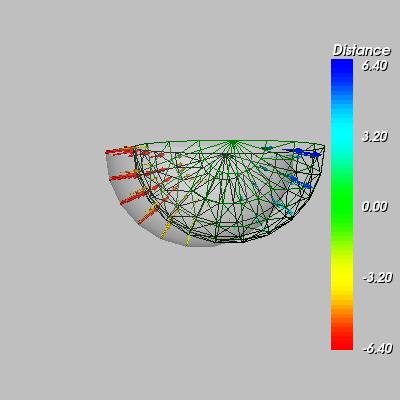

Reproduce this figure in Python.
#!/usr/bin/env python

# Demonstrate vtkDistancePolyDataFilter with signed distance, negated
# distance, and direction computation on two half-spheres, rendering
# displacement arrows via vtkGlyph3DMapper.

# Factory overrides
import vtkmodules.vtkInteractionStyle  # noqa: F401
import vtkmodules.vtkRenderingOpenGL2  # noqa: F401

from vtkmodules.vtkFiltersGeneral import vtkDistancePolyDataFilter
from vtkmodules.vtkFiltersSources import (
    vtkArrowSource,
    vtkSphereSource,
)
from vtkmodules.vtkRenderingAnnotation import vtkScalarBarActor
from vtkmodules.vtkRenderingCore import (
    vtkActor,
    vtkGlyph3DMapper,
    vtkPolyDataMapper,
    vtkRenderWindow,
    vtkRenderWindowInteractor,
    vtkRenderer,
)

# Create two half-spheres
sphere_0 = vtkSphereSource()
sphere_0.SetRadius(20.0)
sphere_0.SetStartTheta(180.0)
sphere_0.SetPhiResolution(11)
sphere_0.SetThetaResolution(11)
sphere_0.SetCenter(0.0, 0.0, 0.0)
sphere_0.Update()

sphere_1 = vtkSphereSource()
sphere_1.SetRadius(20.0)
sphere_1.SetStartTheta(180.0)
sphere_1.SetPhiResolution(11)
sphere_1.SetThetaResolution(11)
sphere_1.SetCenter(6.0, 1.0, 2.0)
sphere_1.Update()

# Compute displacement with signed distance and direction
displacement_filter = vtkDistancePolyDataFilter()
displacement_filter.SetInputConnection(0, sphere_0.GetOutputPort())
displacement_filter.SetInputConnection(1, sphere_1.GetOutputPort())
displacement_filter.SignedDistanceOn()
displacement_filter.NegateDistanceOn()
displacement_filter.ComputeDirectionOn()
displacement_filter.Update()

# Get scalar range for symmetric coloring
scalar_range = displacement_filter.GetOutput().GetPointData().GetScalars().GetRange()
lim = max(abs(scalar_range[0]), abs(scalar_range[1]))

# Sphere 0 (transparent)
mapper_0 = vtkPolyDataMapper()
mapper_0.SetInputConnection(sphere_0.GetOutputPort())

actor_0 = vtkActor()
actor_0.SetMapper(mapper_0)
actor_0.GetProperty().SetOpacity(0.2)

# Sphere 1 (wireframe)
mapper_1 = vtkPolyDataMapper()
mapper_1.SetInputConnection(sphere_1.GetOutputPort())

actor_1 = vtkActor()
actor_1.SetMapper(mapper_1)
actor_1.GetProperty().SetColor(0.0, 0.5, 0.0)
actor_1.GetProperty().SetRepresentationToWireframe()

# Arrow glyphs showing displacement
arrow_source = vtkArrowSource()

glyph_mapper = vtkGlyph3DMapper()
glyph_mapper.SetInputConnection(displacement_filter.GetOutputPort())
glyph_mapper.SetSourceConnection(arrow_source.GetOutputPort())
glyph_mapper.SetScaleArray("Distance")
glyph_mapper.SetScalarRange(-lim, lim)
glyph_mapper.ScalingOn()
glyph_mapper.SetScaleMode(vtkGlyph3DMapper.SCALE_BY_MAGNITUDE)
glyph_mapper.SetColorModeToMapScalars()

glyph_actor = vtkActor()
glyph_actor.SetMapper(glyph_mapper)

# Scalar bar
scalar_bar = vtkScalarBarActor()
scalar_bar.SetLookupTable(glyph_mapper.GetLookupTable())
scalar_bar.SetTitle("Distance")
scalar_bar.SetNumberOfLabels(5)
scalar_bar.SetTextPad(4)

# Renderer
renderer = vtkRenderer()
renderer.SetBackground(0.75, 0.75, 0.75)
renderer.AddActor(actor_0)
renderer.AddActor(actor_1)
renderer.AddActor(glyph_actor)
renderer.AddViewProp(scalar_bar)

# Window
render_window = vtkRenderWindow()
render_window.SetWindowName("distance polydata signed")
render_window.AddRenderer(renderer)
render_window.SetSize(400, 400)

# Interactor
interactor = vtkRenderWindowInteractor()
interactor.SetRenderWindow(render_window)

interactor.Initialize()
interactor.Start()
